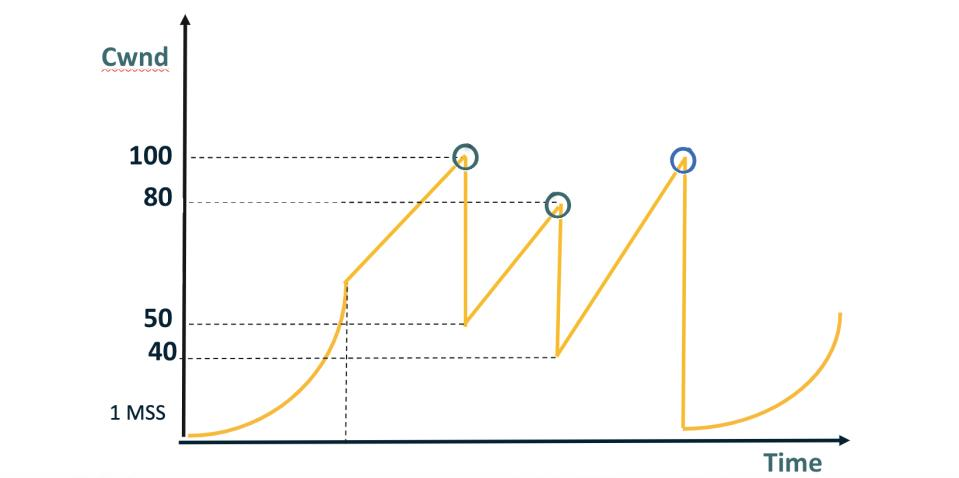
#> input picture assets/images/figure-08e86e5d0a22.jpeg, 959 x 478 px; its folder holds only this picture in this run
$ python make_contact_sheet.py
#> lines starting #> are read from the running program, lines starting #| are printed output that depends on the picture
from pathlib import Path

from PIL import Image, ImageDraw, ImageFont


root = Path(__file__).resolve().parents[1]
image_dir = root / "assets" / "images"
files = sorted(path for path in image_dir.iterdir() if path.suffix.lower() in {".png", ".jpg", ".jpeg"})
tile_width, tile_height = 520, 330
sheet = Image.new("RGB", (tile_width * 3, tile_height * 5), "#f4f0e8")
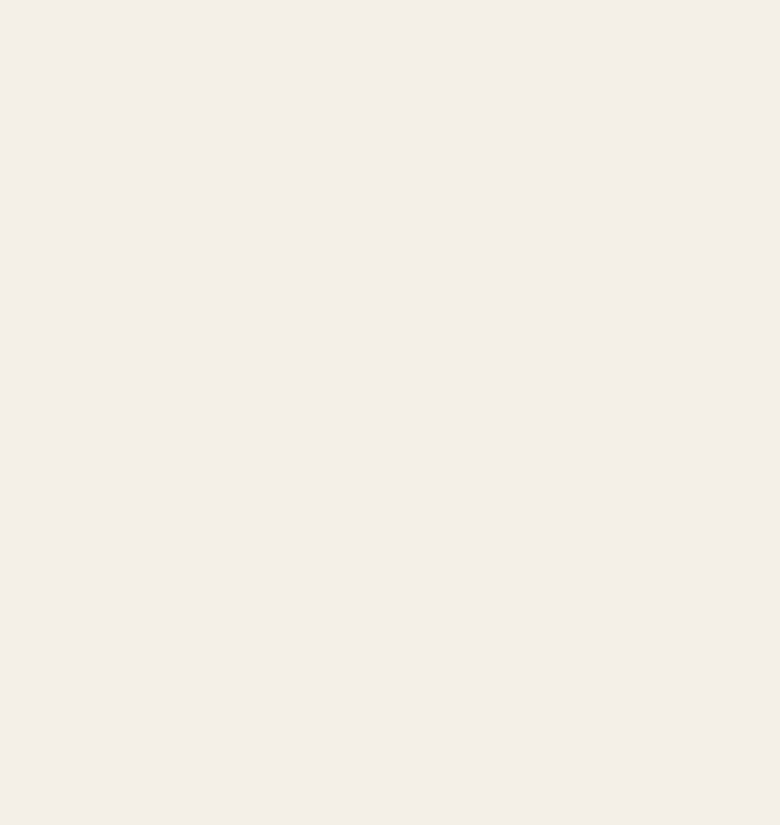
#> sheet: PIL image 1560x1650 RGB (shown at 1/2 size); mean R, G, B 244, 240, 232
draw = ImageDraw.Draw(sheet)
font = ImageFont.load_default(size=18)

for index, path in enumerate(files):
    image = Image.open(path).convert("RGB")
#> image is the input picture: PIL image 959x478 RGB; mean R, G, B 250.4, 250.2, 248.5
    image.thumbnail((tile_width - 30, tile_height - 55))
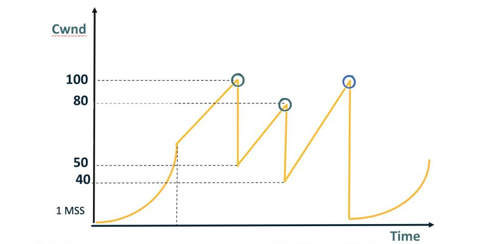
#> image: PIL image 490x244 RGB; mean R, G, B 250.3, 250.1, 248.5
    x = (index % 3) * tile_width + (tile_width - image.width) // 2
#> x = 15
    y = (index // 3) * tile_height + 35
    sheet.paste(image, (x, y))
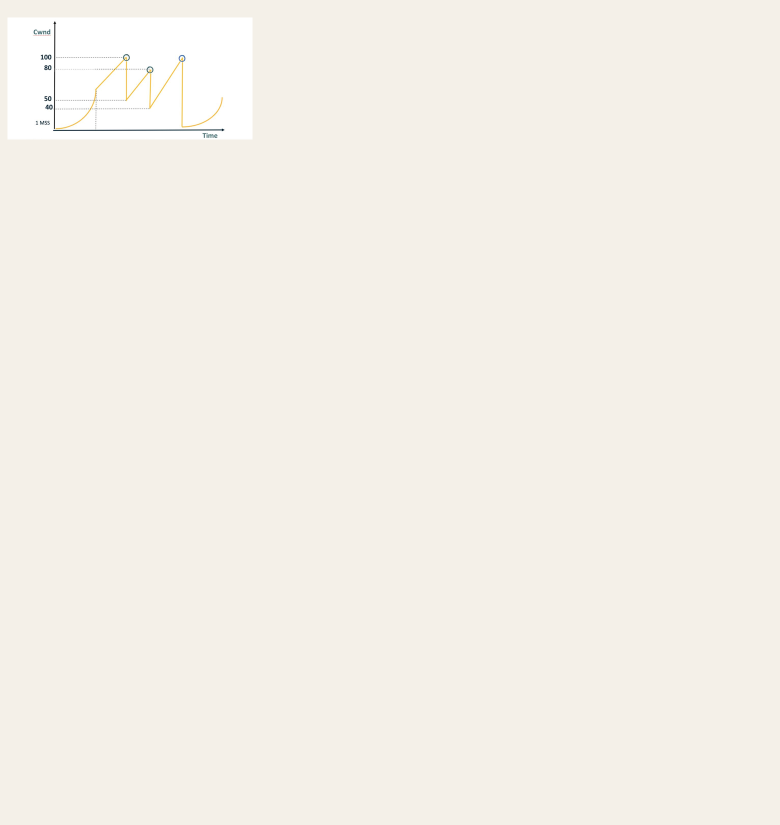
#> sheet: PIL image 1560x1650 RGB (shown at 1/2 size); mean R, G, B 244.3, 240.5, 232.8
    draw.text(((index % 3) * tile_width + 12, (index // 3) * tile_height + 10), path.name, fill="#18212a", font=font)

output = root / "contact-sheet.jpg"
sheet.save(output, quality=90)
print(output)

$ run again, on assets/images/figure-0bb2220ba725.png
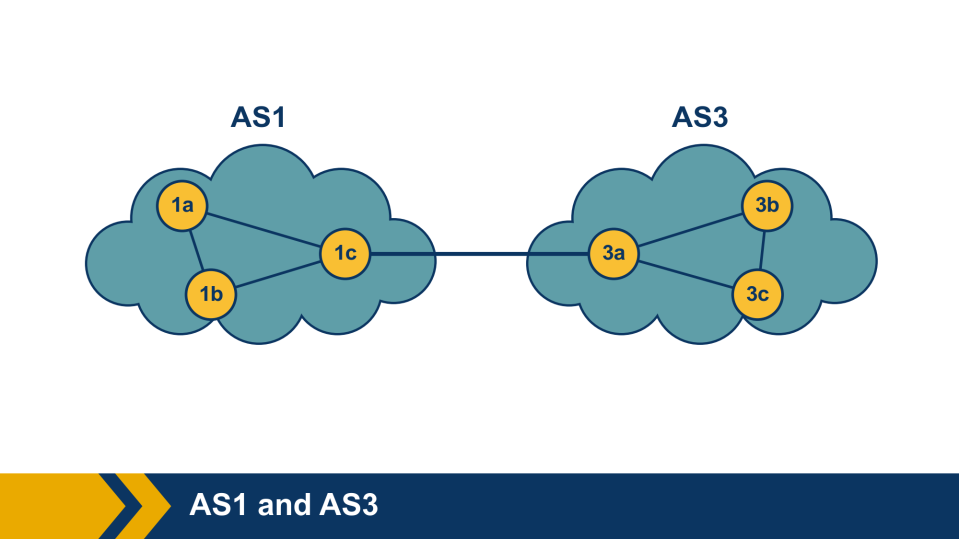
#> input picture assets/images/figure-0bb2220ba725.png, 959 x 539 px
#> image is the input picture: PIL image 959x539 RGB; mean R, G, B 200.5, 213, 214.2
#> `image.thumbnail((tile_width - 30, tile_height - 55))`:
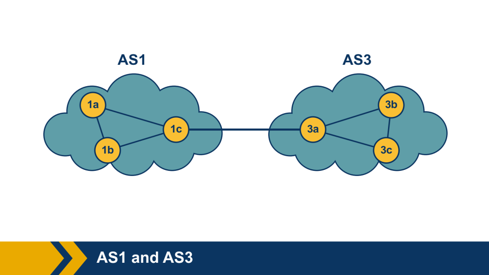
#> image: PIL image 489x275 RGB; mean R, G, B 200.4, 212.9, 214.1
#> `sheet.paste(image, (x, y))`:
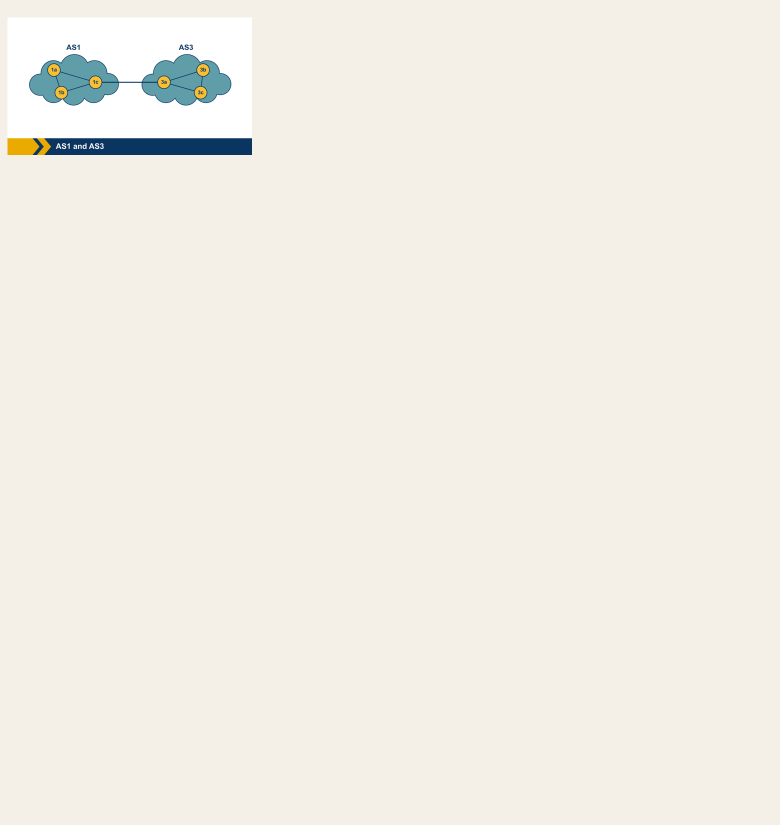
#> sheet: PIL image 1560x1650 RGB (shown at 1/2 size); mean R, G, B 241.7, 238.6, 231.1

$ run again, on assets/images/figure-122778bd5fb4.png
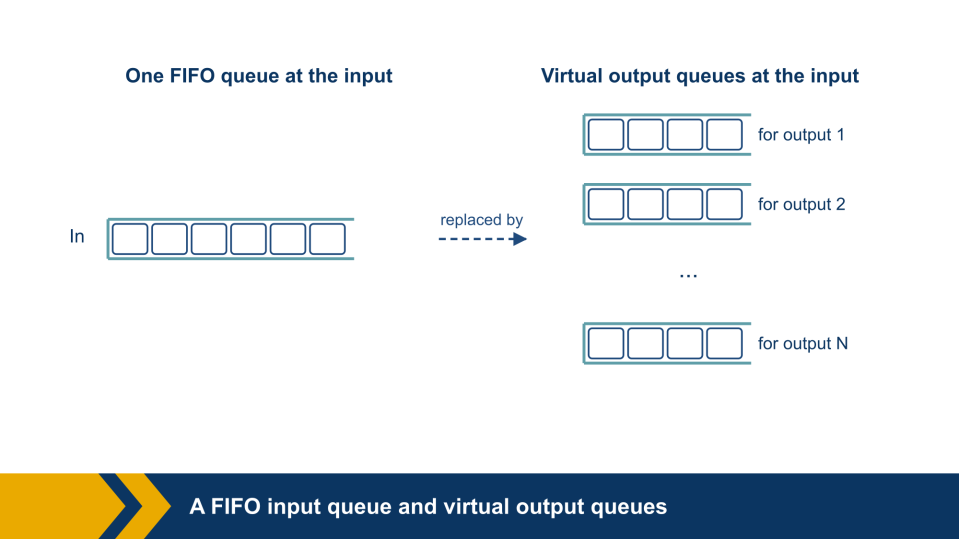
#> input picture assets/images/figure-122778bd5fb4.png, 959 x 539 px
#> image is the input picture: PIL image 959x539 RGB; mean R, G, B 225.3, 229.5, 231.7
#> `image.thumbnail((tile_width - 30, tile_height - 55))`:
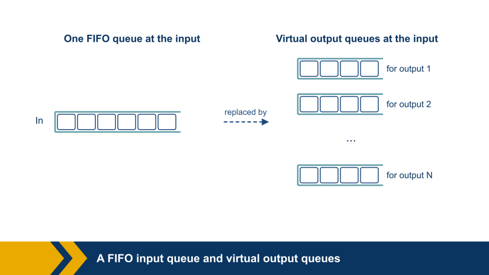
#> image: PIL image 489x275 RGB; mean R, G, B 225.1, 229.4, 231.6
#> `sheet.paste(image, (x, y))`:
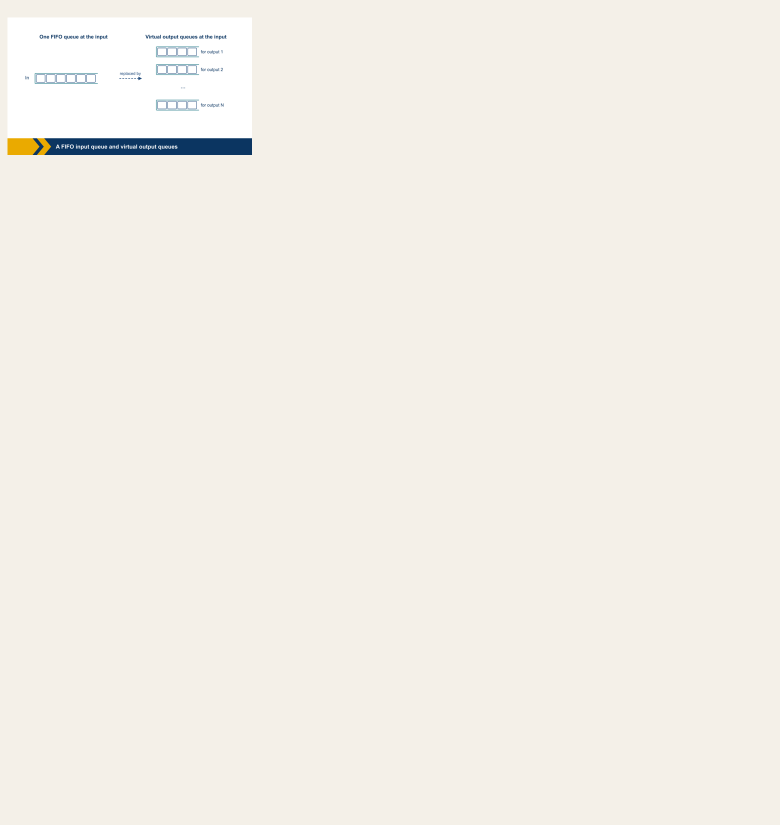
#> sheet: PIL image 1560x1650 RGB (shown at 1/2 size); mean R, G, B 243, 239.4, 232
